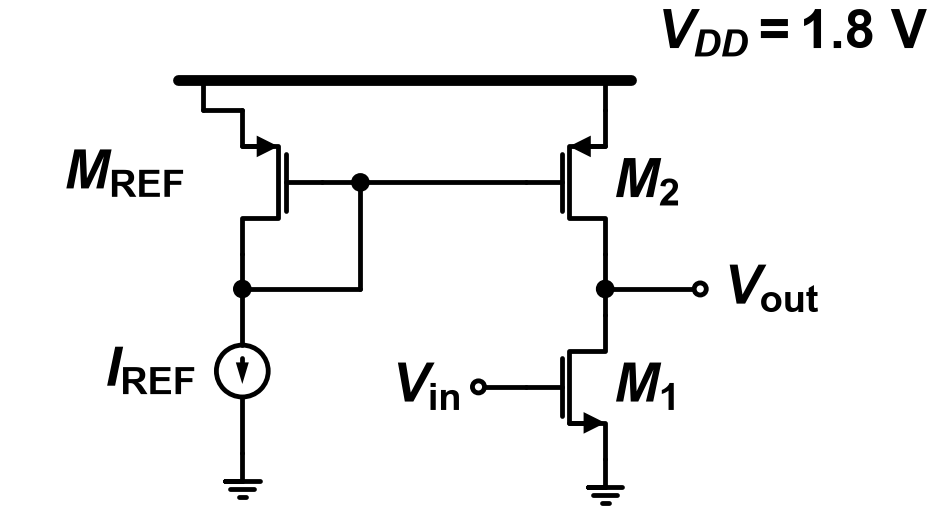

Python code for this plot:
"""2014-1 중간 Q2 — 기준: Q2.md '회로 — Fig Q2'."""
import schemdraw.elements as elm
from schem_style import OPEN_R, dot, gate_terminal, new_drawing, nmos, pmos, rail

GAP = 0.2       # 소자 라벨과 기호 사이 간격
RAIL_Y = 0.0


def draw():
    d = new_drawing()
    xl, xr = 0.0, 4.2               # M_REF 줄, 오른쪽 세로줄
    xj = xl - 0.45                  # 레일에서 M_REF 소스로 내려오는 세로선
    rail(d, (xj - 0.3, RAIL_Y), (xr + 0.3, RAIL_Y))
    d.add(elm.Label().right().at((xr + 0.5, RAIL_Y + 0.15))
          .label(r"$V_{DD}\mathrm{=1.8\ V}$", halign="left", valign="bottom"))
    # M_REF: pmos 좌우 반전. 레일에서 세로선이 내려와 오른쪽으로 꺾여 소스
    ys = RAIL_Y - 0.35
    mref = pmos(d, at=(xl, ys), anchor="source", mirror=True)
    d.add(elm.Line().down().at((xj, RAIL_Y)).toy(ys))
    d.add(elm.Line().right().tox(xl))
    d.add(elm.Label().right().at((xj - 0.3, mref.center.y)).label(r"$M_\mathrm{REF}$", halign="right"))
    # M2: pmos 보통, 소스에서 세로선이 위로 레일
    m2 = pmos(d, at=(xr, ys), anchor="source", label=r"$M_\mathrm{2}$")
    d.add(elm.Line().up().at(m2.source).toy(RAIL_Y))
    # n1 위 접속점: M_REF 게이트 → 접속점 → M2 게이트, 아래로 n1 아래 접속점 (다이오드 연결)
    xg = mref.gate.x + 0.45
    d.add(elm.Line().right().at(mref.gate).tox(xg)); n1t = dot(d)
    d.add(elm.Line().right().at(n1t.center).tox(m2.gate))
    d.add(elm.Line().down().at(mref.drain).length(0.4)); n1b = dot(d)
    d.add(elm.Line().down().at(n1t.center).toy(n1b.center.y))
    d.add(elm.Line().left().tox(xl))
    # 왼쪽 세로줄 아래: I_REF(화살표 아래), 접지
    iref = d.add(elm.SourceI().down().at(n1b.center).length(1.9).scale(0.6)
                 .label(r"$I_\mathrm{REF}$", "top", ofst=0.35))
    d.add(elm.Ground().at(iref.end).scale(0.8))
    # 오른쪽 세로줄: M2 드레인 → Vout 접속점 → M1 → 접지
    d.add(elm.Line().down().at(m2.drain).length(0.4)); vout = dot(d)
    d.add(elm.Line().right().at(vout.center).length(1.1))
    d.add(elm.Dot(open=True, radius=OPEN_R).label(r"$V_\mathrm{out}$", "right", ofst=GAP))
    d.add(elm.Line().down().at(vout.center).length(0.3))
    m1 = nmos(d, at=d.here, anchor="drain", label=r"$M_\mathrm{1}$")
    gate_terminal(d, m1.gate, r"$V_\mathrm{in}$", open_=True)
    d.add(elm.Ground().at(m1.source).scale(0.8))
    return d
